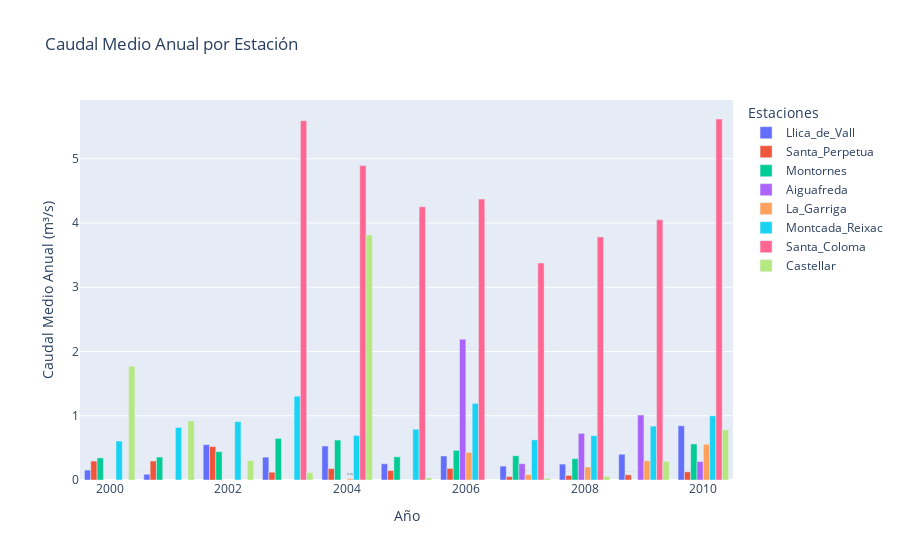

Notebook cell for this chart:
### Code cell
# 1. Calcular el caudal medio anual para cada estación por año
caudal_medio_anual = TotalDat.groupby(['Estacio', 'Year']).agg({'Valor': 'mean'}).reset_index()

# 2. Crear el gráfico de barras interactivo con Plotly
fig = px.bar(caudal_medio_anual, x='Year', y='Valor', color='Estacio', 
             title="Caudal Medio Anual por Estación", 
             labels={"Valor": "Caudal Medio (m³/s)", "Year": "Año", "Estacio": "Estación"},
             barmode='group',  # Puedes cambiar a 'stack' si prefieres barras apiladas
             text='Valor', hover_name="Estacio")

# Personalizar el diseño del gráfico
fig.update_layout(
    xaxis_title="Año",
    yaxis_title="Caudal Medio Anual (m³/s)",
    legend_title="Estaciones",
    bargap=0.15,  # Espacio entre las barras
    hovermode="x unified"
)

# Mostrar el gráfico interactivo
fig.show()

### Figure 1 — Plotly figure (JSON) as saved in the notebook; plotly's stock layout.template omitted (floating-point values rounded to 4 significant figures)
{"data": [{"alignmentgroup": "True", "hovertemplate": "<b>%{hovertext}</b><br><br>Estación=Llica_de_Vall<br>Año=%{x}<br>Caudal Medio (m³/s)=%{text}<extra></extra>", "hovertext": ["Llica_de_Vall", "Llica_de_Vall", "Llica_de_Vall", "Llica_de_Vall", "Llica_de_Vall", "Llica_de_Vall", "Llica_de_Vall", "Llica_de_Vall", "Llica_de_Vall", "Llica_de_Vall", "Llica_de_Vall"], "legendgroup": "Llica_de_Vall", "marker": {"color": "#636efa", "pattern": {"shape": ""}}, "name": "Llica_de_Vall", "offsetgroup": "Llica_de_Vall", "orientation": "v", "showlegend": true, "text": [0.1549, 0.08904, 0.5498, 0.356, 0.5293, 0.2532, 0.3743, 0.2167, 0.2476, 0.4008, 0.8442], "textposition": "auto", "type": "bar", "x": [2000, 2001, 2002, 2003, 2004, 2005, 2006, 2007, 2008, 2009, 2010], "xaxis": "x", "y": [0.1549, 0.08904, 0.5498, 0.356, 0.5293, 0.2532, 0.3743, 0.2167, 0.2476, 0.4008, 0.8442], "yaxis": "y"}, {"alignmentgroup": "True", "hovertemplate": "<b>%{hovertext}</b><br><br>Estación=Santa_Perpetua<br>Año=%{x}<br>Caudal Medio (m³/s)=%{text}<extra></extra>", "hovertext": ["Santa_Perpetua", "Santa_Perpetua", "Santa_Perpetua", "Santa_Perpetua", "Santa_Perpetua", "Santa_Perpetua", "Santa_Perpetua", "Santa_Perpetua", "Santa_Perpetua", "Santa_Perpetua", "Santa_Perpetua"], "legendgroup": "Santa_Perpetua", "marker": {"color": "#EF553B", "pattern": {"shape": ""}}, "name": "Santa_Perpetua", "offsetgroup": "Santa_Perpetua", "orientation": "v", "showlegend": true, "text": [0.2949, 0.2954, 0.5207, 0.1213, 0.1781, 0.1478, 0.1807, 0.05327, 0.0711, 0.08094, 0.1275], "textposition": "auto", "type": "bar", "x": [2000, 2001, 2002, 2003, 2004, 2005, 2006, 2007, 2008, 2009, 2010], "xaxis": "x", "y": [0.2949, 0.2954, 0.5207, 0.1213, 0.1781, 0.1478, 0.1807, 0.05327, 0.0711, 0.08094, 0.1275], "yaxis": "y"}, {"alignmentgroup": "True", "hovertemplate": "<b>%{hovertext}</b><br><br>Estación=Montornes<br>Año=%{x}<br>Caudal Medio (m³/s)=%{text}<extra></extra>", "hovertext": ["Montornes", "Montornes", "Montornes", "Montornes", "Montornes", "Montornes", "Montornes", "Montornes", "Montornes", "Montornes", "Montornes"], "legendgroup": "Montornes", "marker": {"color": "#00cc96", "pattern": {"shape": ""}}, "name": "Montornes", "offsetgroup": "Montornes", "orientation": "v", "showlegend": true, "text": [0.3441, 0.357, 0.4412, 0.6479, 0.6218, 0.3615, 0.4609, 0.377, 0.3324, null, 0.561], "textposition": "auto", "type": "bar", "x": [2000, 2001, 2002, 2003, 2004, 2005, 2006, 2007, 2008, 2009, 2010], "xaxis": "x", "y": [0.3441, 0.357, 0.4412, 0.6479, 0.6218, 0.3615, 0.4609, 0.377, 0.3324, null, 0.561], "yaxis": "y"}, {"alignmentgroup": "True", "hovertemplate": "<b>%{hovertext}</b><br><br>Estación=Aiguafreda<br>Año=%{x}<br>Caudal Medio (m³/s)=%{text}<extra></extra>", "hovertext": ["Aiguafreda", "Aiguafreda", "Aiguafreda", "Aiguafreda", "Aiguafreda", "Aiguafreda", "Aiguafreda", "Aiguafreda", "Aiguafreda", "Aiguafreda", "Aiguafreda"], "legendgroup": "Aiguafreda", "marker": {"color": "#ab63fa", "pattern": {"shape": ""}}, "name": "Aiguafreda", "offsetgroup": "Aiguafreda", "orientation": "v", "showlegend": true, "text": [null, null, null, null, null, null, 2.191, 0.2543, 0.7254, 1.011, 0.2877], "textposition": "auto", "type": "bar", "x": [2000, 2001, 2002, 2003, 2004, 2005, 2006, 2007, 2008, 2009, 2010], "xaxis": "x", "y": [null, null, null, null, null, null, 2.191, 0.2543, 0.7254, 1.011, 0.2877], "yaxis": "y"}, {"alignmentgroup": "True", "hovertemplate": "<b>%{hovertext}</b><br><br>Estación=La_Garriga<br>Año=%{x}<br>Caudal Medio (m³/s)=%{text}<extra></extra>", "hovertext": ["La_Garriga", "La_Garriga", "La_Garriga", "La_Garriga", "La_Garriga", "La_Garriga", "La_Garriga", "La_Garriga", "La_Garriga", "La_Garriga", "La_Garriga"], "legendgroup": "La_Garriga", "marker": {"color": "#FFA15A", "pattern": {"shape": ""}}, "name": "La_Garriga", "offsetgroup": "La_Garriga", "orientation": "v", "showlegend": true, "text": [null, null, null, null, 0.02, 0, 0.43, 0.08405, 0.2024, 0.2987, 0.5563], "textposition": "auto", "type": "bar", "x": [2000, 2001, 2002, 2003, 2004, 2005, 2006, 2007, 2008, 2009, 2010], "xaxis": "x", "y": [null, null, null, null, 0.02, 0, 0.43, 0.08405, 0.2024, 0.2987, 0.5563], "yaxis": "y"}, {"alignmentgroup": "True", "hovertemplate": "<b>%{hovertext}</b><br><br>Estación=Montcada_Reixac<br>Año=%{x}<br>Caudal Medio (m³/s)=%{text}<extra></extra>", "hovertext": ["Montcada_Reixac", "Montcada_Reixac", "Montcada_Reixac", "Montcada_Reixac", "Montcada_Reixac", "Montcada_Reixac", "Montcada_Reixac", "Montcada_Reixac", "Montcada_Reixac", "Montcada_Reixac", "Montcada_Reixac"], "legendgroup": "Montcada_Reixac", "marker": {"color": "#19d3f3", "pattern": {"shape": ""}}, "name": "Montcada_Reixac", "offsetgroup": "Montcada_Reixac", "orientation": "v", "showlegend": true, "text": [0.6071, 0.8183, 0.9083, 1.304, 0.6943, 0.7899, 1.193, 0.625, 0.6901, 0.8382, 1.0], "textposition": "auto", "type": "bar", "x": [2000, 2001, 2002, 2003, 2004, 2005, 2006, 2007, 2008, 2009, 2010], "xaxis": "x", "y": [0.6071, 0.8183, 0.9083, 1.304, 0.6943, 0.7899, 1.193, 0.625, 0.6901, 0.8382, 1.0], "yaxis": "y"}, {"alignmentgroup": "True", "hovertemplate": "<b>%{hovertext}</b><br><br>Estación=Santa_Coloma<br>Año=%{x}<br>Caudal Medio (m³/s)=%{text}<extra></extra>", "hovertext": ["Santa_Coloma", "Santa_Coloma", "Santa_Coloma", "Santa_Coloma", "Santa_Coloma", "Santa_Coloma", "Santa_Coloma", "Santa_Coloma", "Santa_Coloma", "Santa_Coloma", "Santa_Coloma"], "legendgroup": "Santa_Coloma", "marker": {"color": "#FF6692", "pattern": {"shape": ""}}, "name": "Santa_Coloma", "offsetgroup": "Santa_Coloma", "orientation": "v", "showlegend": true, "text": [null, null, null, 5.592, 4.894, 4.253, 4.372, 3.377, 3.784, 4.051, 5.619], "textposition": "auto", "type": "bar", "x": [2000, 2001, 2002, 2003, 2004, 2005, 2006, 2007, 2008, 2009, 2010], "xaxis": "x", "y": [null, null, null, 5.592, 4.894, 4.253, 4.372, 3.377, 3.784, 4.051, 5.619], "yaxis": "y"}, {"alignmentgroup": "True", "hovertemplate": "<b>%{hovertext}</b><br><br>Estación=Castellar<br>Año=%{x}<br>Caudal Medio (m³/s)=%{text}<extra></extra>", "hovertext": ["Castellar", "Castellar", "Castellar", "Castellar", "Castellar", "Castellar", "Castellar", "Castellar", "Castellar", "Castellar", "Castellar"], "legendgroup": "Castellar", "marker": {"color": "#B6E880", "pattern": {"shape": ""}}, "name": "Castellar", "offsetgroup": "Castellar", "orientation": "v", "showlegend": true, "text": [1.771, 0.9208, 0.3035, 0.1142, 3.813, 0.0341, null, 0.02662, 0.0566, 0.2909, 0.78], "textposition": "auto", "type": "bar", "x": [2000, 2001, 2002, 2003, 2004, 2005, 2006, 2007, 2008, 2009, 2010], "xaxis": "x", "y": [1.771, 0.9208, 0.3035, 0.1142, 3.813, 0.0341, null, 0.02662, 0.0566, 0.2909, 0.78], "yaxis": "y"}], "layout": {"bargap": 0.15, "barmode": "group", "hovermode": "x unified", "legend": {"title": {"text": "Estaciones"}, "tracegroupgap": 0}, "title": {"text": "Caudal Medio Anual por Estación"}, "xaxis": {"anchor": "y", "domain": [0, 1], "title": {"text": "Año"}}, "yaxis": {"anchor": "x", "domain": [0, 1], "title": {"text": "Caudal Medio Anual (m³/s)"}}}}
